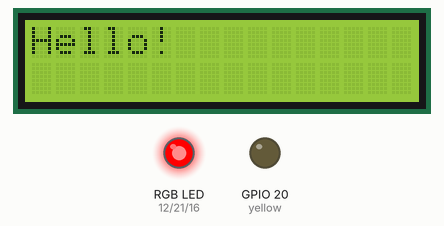
Simulated run of this program. Board: Raspberry Pi (BCM pin numbers). Shown: 16×2 character LCD, an RGB LED mixed from three pins (HIGH = lit), output pins drawn as LEDs (lit = HIGH). What the program prints to the terminal is not drawn.

Above: at 0.1 s.
At 2.1 s:
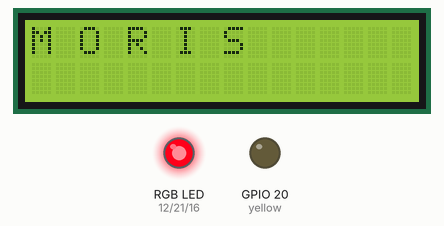
At 11.1 s:
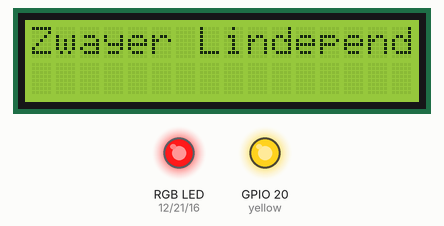
At 15.7 s:
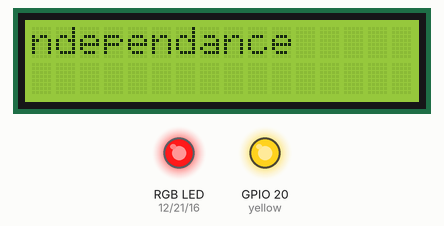
At 29.7 s:
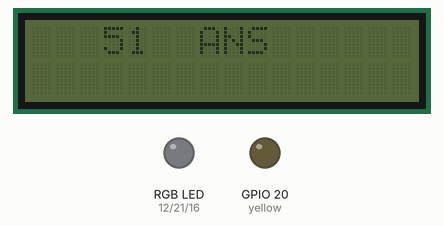
At 38.7 s:
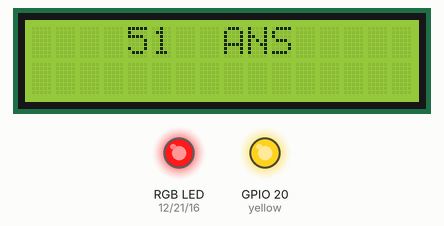
Timing chart, 0 to 40.0 s (numbered marks = the images above):
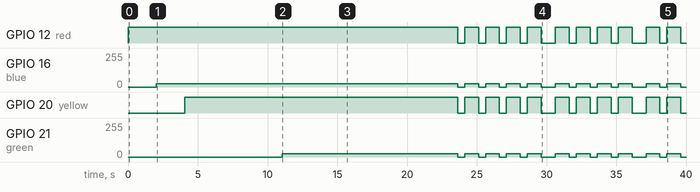

Measured:
- by itself, GPIO 12 (red): LOW → HIGH at 0.03 s, → LOW 23.6 s later, → HIGH 0.50 s later, → LOW 1.0 s later, … (22 changes in this stretch)
- by itself, GPIO 16 (blue): 0/255 → 26/255 at 2.0 s, → 0/255 21.6 s later, → 26/255 0.50 s later, → 0/255 1.0 s later, … (22 changes in this stretch)
- by itself, GPIO 20 (yellow): LOW → HIGH at 4.1 s, → LOW 19.6 s later, → HIGH 0.50 s later, → LOW 1.0 s later, … (22 changes in this stretch)
- by itself, GPIO 21 (green): 0/255 → 26/255 at 11.1 s, → 0/255 12.6 s later, → 26/255 0.50 s later, → 0/255 1.0 s later, … (22 changes in this stretch)
- what the display in image 1 shows lasts 2.5 s, from 2.1 s to 4.6 s
- what the display in image 2 shows lasts 0.5 s, from 11.1 s to 11.6 s
- what the display in image 4 shows lasts 1.0 s, from 29.6 s to 30.6 s

The program:

mauritius_independance.py
```python
#!/usr/bin/python
# Example using a character LCD connected to a Raspberry Pi or BeagleBone Black.
import time

import Adafruit_CharLCD as LCD


from gpiozero import LED, PWMLED
from time import sleep

red = LED(12)
blue = PWMLED(16)
yellow = LED(20)
green = PWMLED(21)
green.value =  0.0
blue.value = 0.0

def off():
    red.off()
    blue.off()
    yellow.off()
    green.off()
    lcd.set_backlight(0)

def on():
    red.on()
    blue.value = 0.1
    yellow.on()
    green.value = 0.1
    lcd.set_backlight(1)

def flash():
    print("Flashing....")
    for i in range(4):
        off()
        sleep(0.5)
        on()
        sleep(1)
        off()


# Raspberry Pi pin configuration:
lcd_rs        = 25  # Note this might need to be changed to 21 for older revision Pi's.
lcd_en        = 24
lcd_d4        = 23
lcd_d5        = 17
lcd_d6        = 18
lcd_d7        = 22
lcd_backlight = 2

# BeagleBone Black configuration:
# lcd_rs        = 'P8_8'
# lcd_en        = 'P8_10'
# lcd_d4        = 'P8_18'
# lcd_d5        = 'P8_16'
# lcd_d6        = 'P8_14'
# lcd_d7        = 'P8_12'
# lcd_backlight = 'P8_7'

# Define LCD column and row size for 16x2 LCD.
lcd_columns = 16
lcd_rows    = 2

# Alternatively specify a 20x4 LCD.
# lcd_columns = 20
# lcd_rows    = 4

# Initialize the LCD using the pins above.
lcd = LCD.Adafruit_CharLCD(lcd_rs, lcd_en, lcd_d4, lcd_d5, lcd_d6, lcd_d7,
                           lcd_columns, lcd_rows, lcd_backlight)

lcd.set_backlight(1)
red.on()
# Print a two line message
lcd.message('Hello!')

# Wait 5 seconds
time.sleep(2.0)

#lcd.blink(True)
blue.value = 0.1
# Demo scrolling message right/left.
lcd.clear()
message ='M O R I S'
lcd.message(message)
time.sleep(2.0)
yellow.on()
for i in range(lcd_columns-len(message)):
    time.sleep(0.5)
    lcd.move_right()
for i in range(lcd_columns-len(message)):
    time.sleep(0.5)
    lcd.move_left()
green.value = 0.1
lcd.clear()
message ='Zwayer Lindependance'
lcd.message(message)
for i in range(len(message)):
    time.sleep(0.5)
    lcd.move_left()


# Turn backlight off.
#lcd.set_backlight(0)
time.sleep(2.0)
# Change message.
lcd.clear()
lcd.message('  51  ANS   ')
for i in range(len(message)):
   time.sleep(0.5)
   flash()
   lcd.move_right()
#Turn backlight on.
lcd.set_backlight(1)
#lcd.clear()
```
